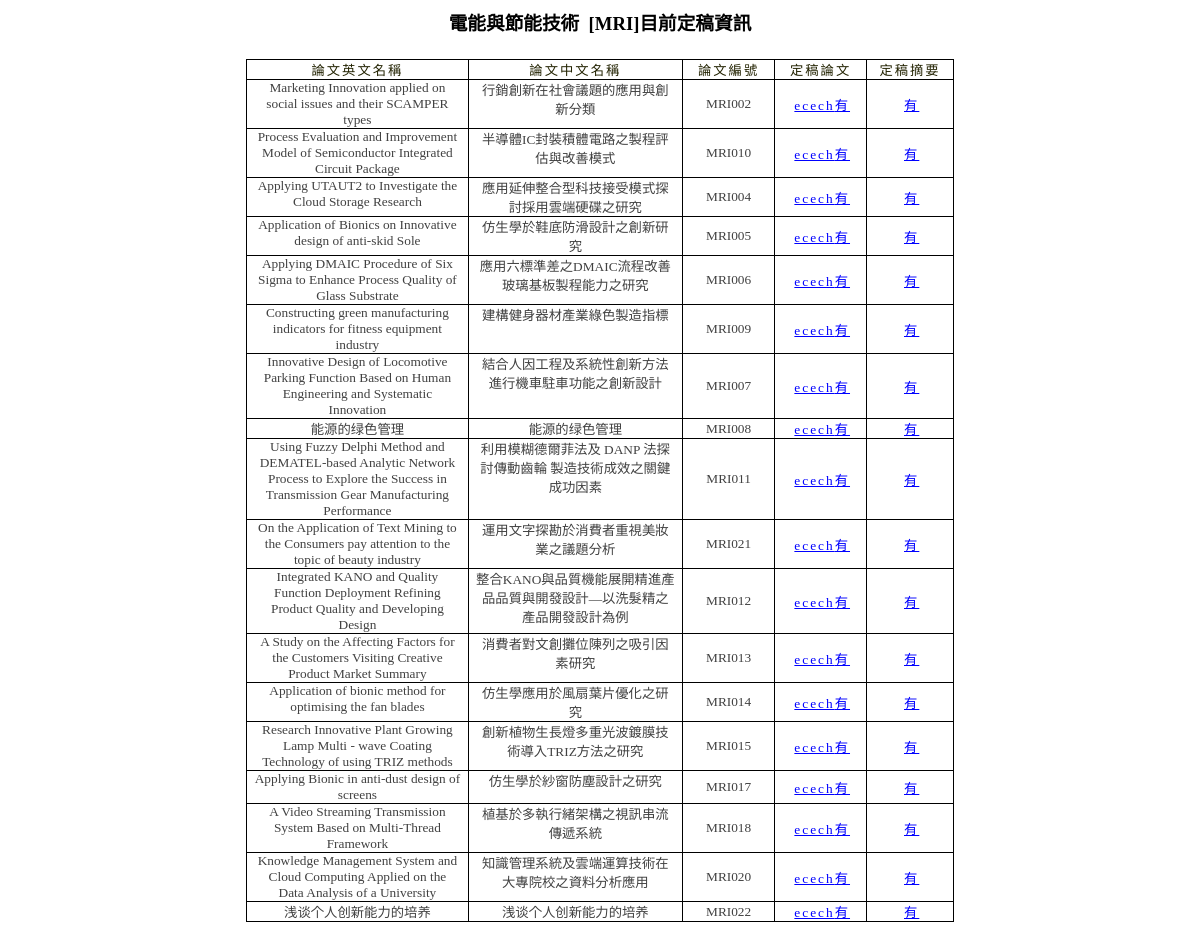
Page /admin/no_paper_view.php?category=1 (signed in) on the committed database.
### tables this page shows
CREATE TABLE `session` (
  `session_id` varchar(85) NOT NULL default '',
  `passwd` varchar(85) NOT NULL default '',
  `category` varchar(85) NOT NULL default '',
  `abbr` varchar(85) NOT NULL default '',
  `session_name` varchar(85) NOT NULL default '',
  `session_email` varchar(85) NOT NULL default ''
);

CREATE TABLE `papers` (
  `serial` int(11) NOT NULL auto_increment,
  `id` varchar(255) NOT NULL,
  `papername` varchar(255) NOT NULL,
  `paperchinesename` varchar(255) default NULL,
  `paperman` varchar(255) NOT NULL,
  `category` varchar(255) NOT NULL,
  `papernumber` varchar(255) NOT NULL,
  `nscno` varchar(255) NOT NULL,
  `filename` varchar(255) NOT NULL,
  `raw_file` varchar(255) NOT NULL,
  `abstract` varchar(255) NOT NULL,
  `raw_abstract` varchar(255) NOT NULL,
  `addtime` varchar(255) NOT NULL,
  `edittime` varchar(255) NOT NULL,
  `boss` varchar(255) default NULL,
  `reviewer1` varchar(255) NOT NULL,
  `reviewer2` varchar(255) NOT NULL,
  `accept` varchar(255) NOT NULL default '0',
  `notify` varchar(255) NOT NULL default '0',
  `excellent` varchar(255) NOT NULL default '0',
  `final_file` varchar(255) NOT NULL,
  `final_rawfile` varchar(255) NOT NULL,
  `final_abstract` varchar(255) NOT NULL,
  `final_rawabstract` varchar(255) NOT NULL,
  `final_addtime` varchar(255) NOT NULL,
  `final_edittime` varchar(255) NOT NULL,
  `chk_state` varchar(255) NOT NULL default '0',
  `uploadname` varchar(200) NOT NULL,
  `nsc_papername` varchar(255) default NULL,
  `nsc_number` varchar(255) default NULL,
  `nsc_usename` varchar(255) default NULL,
  `bestreviewer1` varchar(255) default NULL,
  `bestreviewer2` varchar(255) default NULL,
  `bestpaper` varchar(255) default NULL,
  `dream` varchar(255) default NULL,
  PRIMARY KEY  (`serial`)
);

### admin/no_paper_view.php (the view, shortened to what this page needs)
<?php
require "../db.php";
if(isset($_GET['category'])){
	$category = $_GET['category'];
}else{
	$category = '';
}
$str="select category,abbr from session where category='$category' ";
$list =mysql_query($str,$link);
list($category,$abbr) = mysql_fetch_row($list);
      if($category=="1")$category_name="電能與節能技術";
?>
<html xmlns:v="urn:schemas-microsoft-com:vml"
xmlns:o="urn:schemas-microsoft-com:office:office"
xmlns:w="urn:schemas-microsoft-com:office:word"
xmlns="http://www.w3.org/TR/REC-html40">
<head>
</head>
<body lang=ZH-TW link=blue vlink=purple style='tab-interval:24.0pt;text-justify-trim:punctuation'>
<div class=Section1 style='layout-grid:18.0pt'>
<p class=MsoNormal align=center style='text-align:center'><b style='mso-bidi-font-weight:
normal'><span lang=EN-US style='font-size:14.0pt;font-family:標楷體;mso-bidi-font-family:
新細明體;mso-font-kerning:0pt'><span
lang=EN-US style='color:windowtext;text-decoration:none;text-underline:none'><span
lang=EN-US><?php echo $category_name;?>&nbsp;&nbsp;[<?php echo $abbr;?>]</span></span></span></b><b
style='mso-bidi-font-weight:normal'><span style='font-size:14.0pt;font-family:
標楷體;mso-bidi-font-family:新細明體;mso-font-kerning:0pt'>目前定稿資訊</span></b></p>
<p class=MsoNormal align=center style='text-align:center'>　</p>
<div align="center">
<table class=MsoTableGrid border=1 cellspacing=0 cellpadding=0 width=672
 style='width:530.9pt;margin-left:.3pt;border-collapse:collapse;border:none;
 mso-border-alt:solid windowtext .5pt;mso-yfti-tbllook:480;mso-padding-alt:
 0cm 5.4pt 0cm 5.4pt;mso-border-insideh:.5pt solid windowtext;mso-border-insidev:
 .5pt solid windowtext'>
 <tr style='mso-yfti-irow:0;mso-yfti-firstrow:yes'>
  <td width=175 style='width:176.1pt;border:solid windowtext 1.0pt;
  mso-border-alt:solid windowtext .5pt;padding:0cm 5.4pt 0cm 5.4pt' height="20">
  <p class=MsoNormal align=center style='text-align:center'><span
  style='font-size:10.0pt;font-family:新細明體;color:#222200;letter-spacing:1.5pt'>論文英文名稱</span></p></td>
  <td width=175 style='width:176.1pt;border:solid windowtext 1.0pt;
  mso-border-alt:solid windowtext .5pt;padding:0cm 5.4pt 0cm 5.4pt' height="20">
  <p class=MsoNormal align=center style='text-align:center'><span
  style='font-size:10.0pt;font-family:新細明體;color:#222200;letter-spacing:1.5pt'>論文中文名稱</span></p></td>
  <td width=84 style='width:63.0pt;border:solid windowtext 1.0pt;
  border-left:none;mso-border-left-alt:solid windowtext .5pt;mso-border-alt:
  solid windowtext .5pt;padding:0cm 5.4pt 0cm 5.4pt' height="20">
  <p class=MsoNormal align=center style='text-align:center'><span
  style='font-size:10.0pt;font-family:新細明體;color:#222200;letter-spacing:1.5pt'>論文編號</span></p></td>
  <td width=84 style='width:63.0pt;border:solid windowtext 1.0pt;
  border-left:none;mso-border-left-alt:solid windowtext .5pt;mso-border-alt:
  solid windowtext .5pt;padding:0cm 5.4pt 0cm 5.4pt' height="20">
  <p class=MsoNormal align=center style='text-align:center'><span
  style='font-size:10.0pt;font-family:新細明體;color:#222200;letter-spacing:1.5pt'>定稿論文</span></p></td>
  <td width=84 style='width:63.0pt;border:solid windowtext 1.0pt;
  border-left:none;mso-border-left-alt:solid windowtext .5pt;mso-border-alt:
  solid windowtext .5pt;padding:0cm 5.4pt 0cm 5.4pt' height="20">
  <p class=MsoNormal align=center style='text-align:center'><span
  style='font-size:10.0pt;font-family:新細明體;color:#222200;letter-spacing:1.5pt'>定稿摘要</span></p></td>
 </tr>
<?php
   $stra="select serial,papername,paperchinesename,papernumber,final_file,final_abstract from papers where category='$category' and accept!='0'  ";
   $lista =mysql_query($stra,$link);
   while(list($serial,$papername,$paperchinesename,$papernumber,$main_file,$main_excerpt) = mysql_fetch_row($lista))
   {
   if( empty($main_file) )$main_filetxt="無";
   else $main_filetxt="有";
   if( empty($main_excerpt) )$main_excerpttxt="無";
   else $main_excerpttxt="有";
      if( empty($main_file) or empty($main_excerpt) or empty($authorize) )
      {
?>
 <tr style='mso-yfti-irow:1;mso-yfti-lastrow:yes'>
  <td width=175 valign=top style='width:176.1pt;border:solid windowtext 1.0pt;
  border-top:none;mso-border-top-alt:solid windowtext .5pt;mso-border-alt:solid windowtext .5pt;
  padding:0cm 5.4pt 0cm 5.4pt'>
  <p align="center" class=MsoNormal><span lang=EN-US style='font-size:10.0pt;font-family:新細明體;
  mso-bidi-font-family:新細明體;color:#414141;mso-font-kerning:0pt'><?php echo $papername;?></span></p>
  </td>
  <td width=175 valign=top style='width:176.1pt;border:solid windowtext 1.0pt;
  border-top:none;mso-border-top-alt:solid windowtext .5pt;mso-border-alt:solid windowtext .5pt;
  padding:0cm 5.4pt 0cm 5.4pt'>
  <p align="center" class=MsoNormal><span lang=EN-US style='font-size:10.0pt;font-family:新細明體;
  mso-bidi-font-family:新細明體;color:#414141;mso-font-kerning:0pt'><?php echo $paperchinesename; ?></span></p>
  </td>
  <td width=84 style='width:63.0pt;border-top:none;border-left:none;border-bottom:
  solid windowtext 1.0pt;border-right:solid windowtext 1.0pt;mso-border-top-alt:
  solid windowtext .5pt;mso-border-left-alt:solid windowtext .5pt;mso-border-alt:
  solid windowtext .5pt;padding:0cm 5.4pt 0cm 5.4pt'>
  <p class=MsoNormal align=center style='text-align:center'><span lang=EN-US
  style='font-size:10.0pt;font-family:新細明體;mso-bidi-font-family:新細明體;
  color:#414141;mso-font-kerning:0pt'><?php echo $papernumber;?></span></p>
  </td>
  <td width=84 style='width:63.0pt;border-top:none;border-left:none;border-bottom:
  solid windowtext 1.0pt;border-right:solid windowtext 1.0pt;mso-border-top-alt:
  solid windowtext .5pt;mso-border-left-alt:solid windowtext .5pt;mso-border-alt:
  solid windowtext .5pt;padding:0cm 5.4pt 0cm 5.4pt'>
  <p class=MsoNormal align=center style='text-align:center'><span lang=EN-US><o:p>
	<font size="2">&nbsp;</font></o:p></span><span
  style='font-size:10.0pt;font-family:新細明體;color:#222200;letter-spacing:1.5pt'><?php if($main_filetxt=="有") echo "<a href=\"main_paper_download.php?serial=$serial\"\">ecech$main_filetxt";if($main_filetxt=="無")echo $main_filetxt; ?></a></font></span></p>
  </td>
  <td width=84 style='width:63.0pt;border-top:none;border-left:none;border-bottom:
  solid windowtext 1.0pt;border-right:solid windowtext 1.0pt;mso-border-top-alt:
  solid windowtext .5pt;mso-border-left-alt:solid windowtext .5pt;mso-border-alt:
  solid windowtext .5pt;padding:0cm 5.4pt 0cm 5.4pt'>
  <p class=MsoNormal align=center style='text-align:center'><span lang=EN-US><o:p>
	<font size="2">&nbsp;</font></o:p></span><span
  style='font-size:10.0pt;font-family:新細明體;color:#222200;letter-spacing:1.5pt'><?php if($main_excerpttxt=="有") echo "<a href=\"main_excerpt_download.php?serial=$serial\"\">$main_excerpttxt";if($main_excerpttxt=="無")echo $main_excerpttxt; ?></a></font></span></p>
  </td>
 </tr>
<?php
      }
   }
?>
</table>
</div>
<p class=MsoNormal><span lang=EN-US style='font-size:14.0pt'><o:p>&nbsp;</o:p></span></p>
</div>
</body>
</html>

### admin/no_paper_view.php (style rules this page uses)
p.MsoNormal, li.MsoNormal, div.MsoNormal { mso-style-parent:""; margin:0cm; margin-bottom:.0001pt; mso-pagination:none; font-size:12.0pt; font-family:"Times New Roman"; mso-fareast-font-family:新細明體; mso-font-kerning:1.0pt; }
a:link, span.MsoHyperlink { color:blue; text-decoration:underline; text-underline:single; }
div.Section1 { page:Section1; }

### rows in the picture
session: category "電能與節能技術", abbr "MRI"
papers: papername "Marketing Innovation applied on social issues and their SCAMPER types", paperchinesename "行銷創新在社會議題的應用與創新分類", papernumber "MRI002", main_filetxt "有", main_excerpttxt "有"
papers: papername "Process Evaluation and Improvement Model of Semiconductor Integrated Circuit Package", paperchinesename "半導體IC封裝積體電路之製程評估與改善模式", papernumber "MRI010", main_filetxt "有", main_excerpttxt "有"
papers: papername "Applying UTAUT2 to Investigate the Cloud Storage Research", paperchinesename "應用延伸整合型科技接受模式探討採用雲端硬碟之研究", papernumber "MRI004", main_filetxt "有", main_excerpttxt "有"
papers: papername "Application of Bionics on Innovative design of anti-skid Sole", paperchinesename "仿生學於鞋底防滑設計之創新研究", papernumber "MRI005", main_filetxt "有", main_excerpttxt "有"
papers: papername "Applying DMAIC Procedure of Six Sigma to Enhance Process Quality of Glass Substrate", paperchinesename "應用六標準差之DMAIC流程改善玻璃基板製程能力之研究", papernumber "MRI006", main_filetxt "有", main_excerpttxt "有"
papers: papername "Constructing green manufacturing indicators for fitness equipment industry", paperchinesename "建構健身器材產業綠色製造指標", papernumber "MRI009", main_filetxt "有", main_excerpttxt "有"
papers: papername "Innovative Design of Locomotive Parking Function Based on Human Engineering and Systematic Innovation", paperchinesename "結合人因工程及系統性創新方法進行機車駐車功能之創新設計", papernumber "MRI007", main_filetxt "有", main_excerpttxt "有"
papers: papername "能源的绿色管理", paperchinesename "能源的绿色管理", papernumber "MRI008", main_filetxt "有", main_excerpttxt "有"
papers: papername "Using Fuzzy Delphi Method and DEMATEL-based Analytic Network Process to Explore the Success in Transmission Gear Manufacturing Performance", paperchinesename "利用模糊德爾菲法及 DANP 法探討傳動齒輪 製造技術成效之關鍵成功因素", papernumber "MRI011", main_filetxt "有", main_excerpttxt "有"
papers: papername "On the Application of Text Mining to the Consumers pay attention to the topic of beauty industry", paperchinesename "運用文字探勘於消費者重視美妝業之議題分析", papernumber "MRI021", main_filetxt "有", main_excerpttxt "有"
papers: papername "Integrated KANO and Quality Function Deployment Refining Product Quality and Developing Design", paperchinesename "整合KANO與品質機能展開精進產品品質與開發設計—以洗髮精之產品開發設計為例", papernumber "MRI012", main_filetxt "有", main_excerpttxt "有"
papers: papername "A Study on the Affecting Factors for the Customers Visiting Creative Product Market Summary", paperchinesename "消費者對文創攤位陳列之吸引因素研究", papernumber "MRI013", main_filetxt "有", main_excerpttxt "有"
papers: papername "Application of bionic method for optimising the fan blades", paperchinesename "仿生學應用於風扇葉片優化之研究", papernumber "MRI014", main_filetxt "有", main_excerpttxt "有"
papers: papername "Research Innovative Plant Growing Lamp Multi - wave Coating Technology of using TRIZ methods", paperchinesename "創新植物生長燈多重光波鍍膜技術導入TRIZ方法之研究", papernumber "MRI015", main_filetxt "有", main_excerpttxt "有"
papers: papername "Applying Bionic in anti-dust design of screens", paperchinesename "仿生學於紗窗防塵設計之研究", papernumber "MRI017", main_filetxt "有", main_excerpttxt "有"
papers: papername "A Video Streaming Transmission System Based on Multi-Thread Framework", paperchinesename "植基於多執行緒架構之視訊串流傳遞系統", papernumber "MRI018", main_filetxt "有", main_excerpttxt "有"
papers: papername "Knowledge Management System and Cloud Computing Applied on the Data Analysis of a University", paperchinesename "知識管理系統及雲端運算技術在大專院校之資料分析應用", papernumber "MRI020", main_filetxt "有", main_excerpttxt "有"
papers: papername "浅谈个人创新能力的培养", paperchinesename "浅谈个人创新能力的培养", papernumber "MRI022", main_filetxt "有", main_excerpttxt "有"
